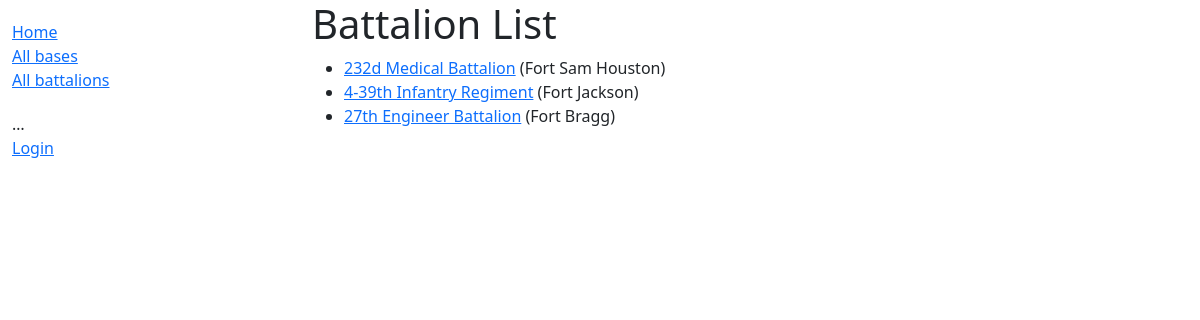
The page /battalions/ on the database as committed earlier.
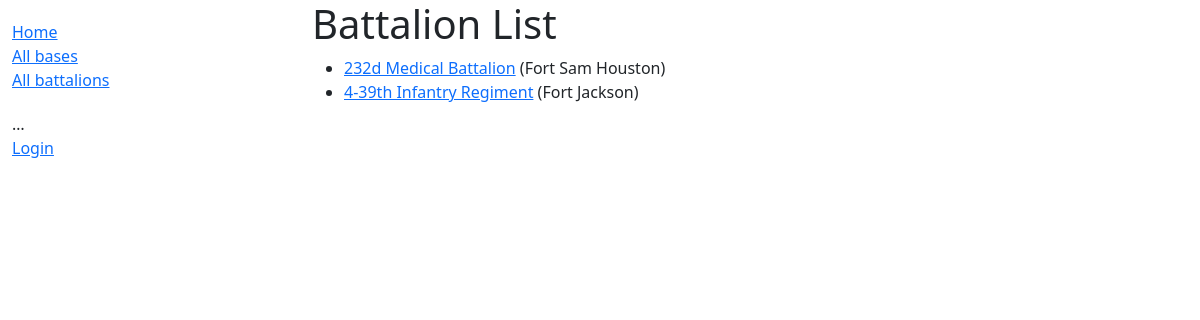
The same page on the database as committed later.
### app/models.py (models this page shows, shortened)
class Battalion(models.Model):
    name = models.CharField(max_length=200, help_text='Enter the Battalion.')
    brigade = models.ForeignKey(Brigade, on_delete=models.RESTRICT, null=True)
    base = models.ManyToManyField(Base, help_text='Select a base for this Battalion.')
    def get_absolute_url(self):
        return reverse('battalion-detail', args=[str(self.id)])

class Base(models.Model):
    name = models.CharField(max_length=200, help_text='Enter the base.')
    location = models.CharField(max_length=200, help_text='Enter the state for this base.')
    def __str__(self):
        return self.name

### app/views.py (the view)
# urls.py: path('battalions/', views.BattalionListView.as_view(), name='battalions'),
class BattalionListView(generic.ListView):
    model = Battalion
    context_object_name: 'battalion_list'
    template_name = 'battalions/detail_list.html'
    paginated_by = 10

### app/templates/app/battalion_list.html
{% extends "base_generic.html" %}
{% block content %}
<h1>Battalion List</h1>
  {% if battalion_list %}
<ul>
    {% for battalion in battalion_list %}
    <li>
        <a href="{{ battalion.get_absolute_url }}">{{ battalion.name }}</a> ({{ battalion.base.all|join:", " }})
    </li>
    {% endfor %}
</ul>
  {% else %}
<p>There are no battalions in the database.</p>
  {% endif %}
{% endblock %}

### app/templates/base_generic.html (shortened to what this page needs)
<!DOCTYPE html>
<html lang="en">
<head>
    <link href="https://cdn.jsdelivr.net/npm/bootstrap@5.1.3/dist/css/bootstrap.min.css" rel="stylesheet">
    {% load static %}
    <link rel="stylesheet" href="{% static 'css/styles.css' %}">
</head>
<body>
    <div class="container-fluid">
        <div class="row">
            <div class="col-sm-3">
                {% block sidebar %}
                <ul class="sidebar-nav">
                    <li><a href="{% url 'index' %}">Home</a></li>
                    <li><a href="{% url 'bases' %}">All bases</a></li>
                    <li><a href="{% url 'battalions' %}">All battalions</a></li>
                </ul>
                <ul class="sidebar-nav">
                    …
                    {% if user.is_authenticated %}
                    <li>User: {{ user.get_username }}</li>
                    <li>My Base: <a href="{{ user.base.get_absolute_url }}">{{ user.base }}</a></li>
                    <li>My Brigade: <a href="{{user.brigade.get_absolute_url }}">{{ user.brigade }}</a></li>
                    <li><a href="{% url 'logout' %}?next={{ request.path }}">Logout</a></li>
                    {% else %}
                    <li><a href="{% url 'login' %}?next={{ request.path }}">Login</a></li>
                    {% endif %}
                </ul>
                {% endblock %}
            </div>
            <div class="col-sm-7 ">
                {% block content %}{% endblock %}
            </div>
        </div>
    </div>
</body>
</html>

### app/static/css/styles.css (style rules this page uses)
.sidebar-nav { margin-top: 20px; padding: 0; list-style: none; }

Rows that differ between the two databases and show on the page:
removed Battalion: name "27th Engineer Battalion", base.all "Fort Bragg"
